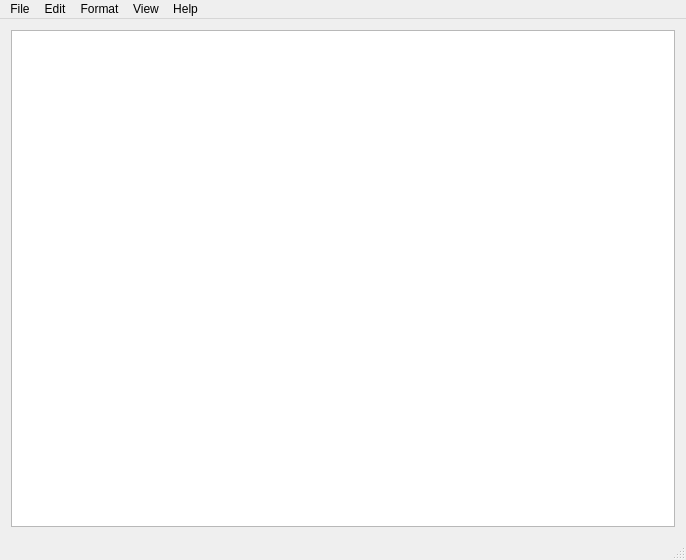
<?xml version="1.0" encoding="UTF-8"?>
<ui version="4.0">
 <class>MainWindow</class>
 <widget class="QMainWindow" name="MainWindow">
  <property name="enabled">
   <bool>true</bool>
  </property>
  <property name="geometry">
   <rect>
    <x>0</x>
    <y>0</y>
    <width>686</width>
    <height>560</height>
   </rect>
  </property>
  <property name="mouseTracking">
   <bool>false</bool>
  </property>
  <property name="focusPolicy">
   <enum>Qt::StrongFocus</enum>
  </property>
  <property name="windowTitle">
   <string>Untitled - qt-notepad</string>
  </property>
  <property name="documentMode">
   <bool>false</bool>
  </property>
  <property name="unifiedTitleAndToolBarOnMac">
   <bool>false</bool>
  </property>
  <widget class="QWidget" name="centralWidget">
   <layout class="QVBoxLayout" name="verticalLayout">
    <item>
     <widget class="QTextEdit" name="textEdit"/>
    </item>
   </layout>
  </widget>
  <widget class="QMenuBar" name="menuBar">
   <property name="geometry">
    <rect>
     <x>0</x>
     <y>0</y>
     <width>686</width>
     <height>22</height>
    </rect>
   </property>
   <property name="nativeMenuBar">
    <bool>false</bool>
   </property>
   <widget class="QMenu" name="menuFile">
    <property name="title">
     <string>File</string>
    </property>
    <addaction name="actionNew"/>
    <addaction name="actionOpen"/>
    <addaction name="actionSave"/>
    <addaction name="actionSave_As"/>
    <addaction name="separator"/>
    <addaction name="actionPage_Setup"/>
    <addaction name="actionPrint"/>
    <addaction name="separator"/>
    <addaction name="actionExit"/>
   </widget>
   <widget class="QMenu" name="menuEdit">
    <property name="title">
     <string>Edit</string>
    </property>
    <addaction name="actionUndo"/>
    <addaction name="separator"/>
    <addaction name="actionCut"/>
    <addaction name="actionCopy"/>
    <addaction name="actionPaste"/>
    <addaction name="actionDelete"/>
    <addaction name="separator"/>
    <addaction name="actionFind"/>
    <addaction name="actionFind_Next"/>
    <addaction name="actionReplace"/>
    <addaction name="actionGo_To"/>
    <addaction name="separator"/>
    <addaction name="actionSelect_All"/>
    <addaction name="actionTime_Date"/>
   </widget>
   <widget class="QMenu" name="menuFormat">
    <property name="title">
     <string>Format</string>
    </property>
    <addaction name="actionWord_Wrap"/>
    <addaction name="actionFont"/>
   </widget>
   <widget class="QMenu" name="menuView">
    <property name="title">
     <string>View</string>
    </property>
    <addaction name="actionStatus_Bar"/>
   </widget>
   <widget class="QMenu" name="menuHelp">
    <property name="title">
     <string>Help</string>
    </property>
    <addaction name="actionView_Help"/>
    <addaction name="separator"/>
    <addaction name="actionAbout_Notepad"/>
   </widget>
   <addaction name="menuFile"/>
   <addaction name="menuEdit"/>
   <addaction name="menuFormat"/>
   <addaction name="menuView"/>
   <addaction name="menuHelp"/>
  </widget>
  <widget class="QStatusBar" name="statusBar">
   <property name="enabled">
    <bool>false</bool>
   </property>
   <property name="mouseTracking">
    <bool>true</bool>
   </property>
  </widget>
  <action name="actionNew">
   <property name="text">
    <string>New</string>
   </property>
   <property name="shortcut">
    <string>Ctrl+N</string>
   </property>
  </action>
  <action name="actionOpen">
   <property name="text">
    <string>Open...</string>
   </property>
   <property name="shortcut">
    <string>Ctrl+O</string>
   </property>
  </action>
  <action name="actionSave">
   <property name="text">
    <string>Save</string>
   </property>
   <property name="shortcut">
    <string>Ctrl+S</string>
   </property>
  </action>
  <action name="actionSave_As">
   <property name="text">
    <string>Save As...</string>
   </property>
  </action>
  <action name="actionPage_Setup">
   <property name="text">
    <string>Page Setup...</string>
   </property>
  </action>
  <action name="actionPrint">
   <property name="text">
    <string>Print...</string>
   </property>
   <property name="shortcut">
    <string>Ctrl+P</string>
   </property>
  </action>
  <action name="actionExit">
   <property name="text">
    <string>Exit</string>
   </property>
  </action>
  <action name="actionUndo">
   <property name="enabled">
    <bool>false</bool>
   </property>
   <property name="text">
    <string>Undo</string>
   </property>
   <property name="shortcut">
    <string>Ctrl+Z</string>
   </property>
  </action>
  <action name="actionCut">
   <property name="enabled">
    <bool>false</bool>
   </property>
   <property name="text">
    <string>Cut</string>
   </property>
   <property name="shortcut">
    <string>Ctrl+X</string>
   </property>
  </action>
  <action name="actionCopy">
   <property name="enabled">
    <bool>false</bool>
   </property>
   <property name="text">
    <string>Copy</string>
   </property>
   <property name="shortcut">
    <string>Ctrl+C</string>
   </property>
  </action>
  <action name="actionPaste">
   <property name="enabled">
    <bool>false</bool>
   </property>
   <property name="text">
    <string>Paste</string>
   </property>
   <property name="shortcut">
    <string>Ctrl+V</string>
   </property>
  </action>
  <action name="actionDelete">
   <property name="enabled">
    <bool>false</bool>
   </property>
   <property name="text">
    <string>Delete</string>
   </property>
   <property name="shortcut">
    <string>Backspace</string>
   </property>
  </action>
  <action name="actionFind">
   <property name="enabled">
    <bool>false</bool>
   </property>
   <property name="text">
    <string>Find...</string>
   </property>
   <property name="shortcut">
    <string>Ctrl+F</string>
   </property>
  </action>
  <action name="actionFind_Next">
   <property name="enabled">
    <bool>false</bool>
   </property>
   <property name="text">
    <string>Find Next</string>
   </property>
  </action>
  <action name="actionReplace">
   <property name="text">
    <string>Replace...</string>
   </property>
   <property name="shortcut">
    <string>Meta+H</string>
   </property>
  </action>
  <action name="actionGo_To">
   <property name="text">
    <string>Go To...</string>
   </property>
   <property name="shortcut">
    <string>Ctrl+G</string>
   </property>
  </action>
  <action name="actionSelect_All">
   <property name="enabled">
    <bool>false</bool>
   </property>
   <property name="text">
    <string>Select All</string>
   </property>
   <property name="shortcut">
    <string>Ctrl+A</string>
   </property>
  </action>
  <action name="actionTime_Date">
   <property name="text">
    <string>Time/Date</string>
   </property>
  </action>
  <action name="actionWord_Wrap">
   <property name="checkable">
    <bool>true</bool>
   </property>
   <property name="text">
    <string>Word Wrap</string>
   </property>
  </action>
  <action name="actionFont">
   <property name="text">
    <string>Font...</string>
   </property>
  </action>
  <action name="actionStatus_Bar">
   <property name="checkable">
    <bool>true</bool>
   </property>
   <property name="text">
    <string>Status Bar</string>
   </property>
  </action>
  <action name="actionView_Help">
   <property name="text">
    <string>View Help</string>
   </property>
  </action>
  <action name="actionAbout_Notepad">
   <property name="text">
    <string>About Notepad</string>
   </property>
  </action>
 </widget>
 <layoutdefault spacing="6" margin="11"/>
 <resources/>
 <connections/>
</ui>
